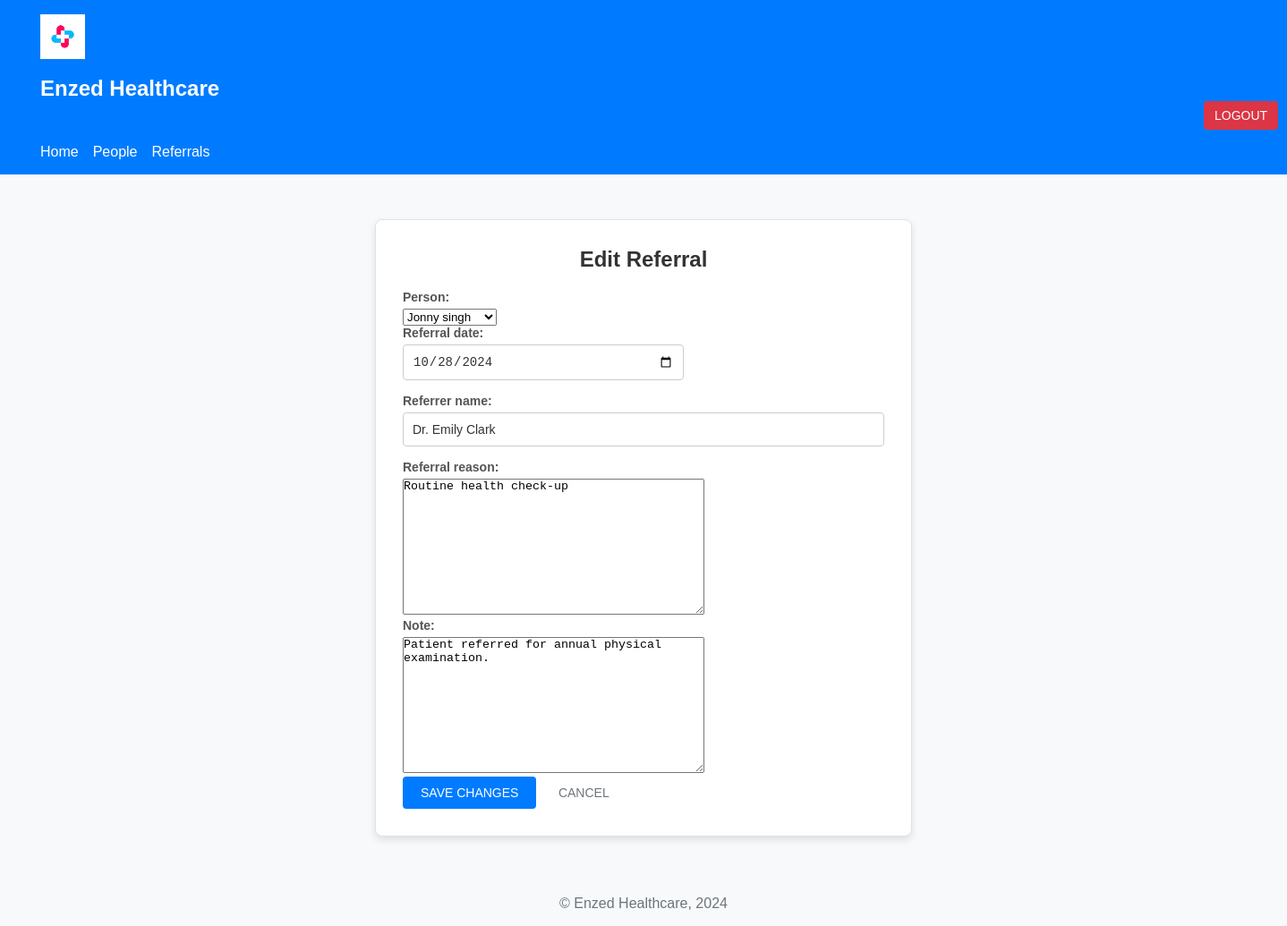
Page /referrals/6/edit/ (signed in) on the committed database.
### referral_system/models.py (models this page shows, shortened)
class Referral(models.Model):
    person = models.ForeignKey(Person, on_delete=models.CASCADE, related_name="referrals")
    referral_date = models.DateField()
    referrer_name = models.CharField(max_length=100)
    referral_reason = models.TextField()
    note = models.TextField()

### referral_system/views.py (the view)
# urls.py: path('referrals/<int:pk>/edit/', views.referral_update, name='referral_edit'),
@login_required
def referral_update(request, pk):
    referral = get_object_or_404(Referral, pk=pk)
    if request.method == "POST":
        form = ReferralForm(request.POST, instance=referral)
        if form.is_valid():
            form.save()
            return redirect("referral_list")
    else:
        form = ReferralForm(instance=referral)
    return render(request, "referral_system/referral_form.html", {"form": form})

### referral_system/forms.py
class ReferralForm(forms.ModelForm):
    class Meta:
        model = Referral
        fields = ['person', 'referral_date', 'referrer_name', 'referral_reason', 'note']
        widgets = {
            'person': forms.Select(attrs={
                'class': 'form-control'
            }),
            'referral_date': forms.DateInput(attrs={
                'type': 'date',
                'placeholder': 'YYYY-MM-DD',
                'class': 'form-control',
                'style': 'width: 314px'
            })
        }

### referral_system/models.py (called while the page is built)
    def __str__(self):
        return f"{self.first_name} {self.last_name}"

### referral_system/templates/referral_system/referral_form.html (shortened to what this page needs)
{% extends "referral_system/base.html" %}
{% block content %}
<div class="econtainer">
    <h2 class="my-4">{% if form.instance.pk %}Edit Referral{% else %}Add Referral{% endif %}</h2>
    <form method="post" class="needs-validation" novalidate>
        {{ form.as_p }}
        <button type="submit" class="btn btn-primary mt-3">
            {% if form.instance.pk %}Save Changes{% else %}Add Referral{% endif %}
        </button>
        <a href="{% url 'referral_list' %}" class="btn btn-secondary mt-3">Cancel</a>
    </form>
</div>
{% endblock %}

### referral_system/static/referral_system/style.css (style rules this page uses)
* { margin: 0; padding: 0; box-sizing: border-box; }
body { font-family: Arial, sans-serif; background-color: #f8f9fa; margin: 0; padding: 0; color: #212529; display: flex; flex-direction: column; min-height: 100vh; }
h2, .login-container h2 { color: #333333; margin-bottom: 20px; }
h2 { font-size: 1.8rem; text-align: center; }
.btn { border: none; border-radius: 4px; font-size: 14px; padding: 8px 12px; text-transform: uppercase; transition: all 0.3s ease; }
.btn-primary { background-color: #007bff; color: white; }
.econtainer { background-color: #ffffff; border: 1px solid #dee2e6; border-radius: 8px; box-shadow: 0 4px 8px rgba(0, 0, 0, 0.1); padding: 30px; max-width: 600px; margin: 50px auto; font-family: Arial, sans-serif; }
.econtainer h2 { text-align: center; color: #333; font-size: 1.5rem; margin-bottom: 20px; }
.econtainer label { display: block; font-size: 14px; color: #555; margin-bottom: 5px; font-weight: bold; }
.econtainer input[type="text"], .econtainer input[type="date"] { width: 100%; padding: 10px; margin-bottom: 15px; border: 1px solid #ccc; border-radius: 4px; font-size: 14px; color: #333; }
.econtainer .btn { padding: 10px 20px; font-size: 14px; border: none; border-radius: 4px; text-transform: uppercase; cursor: pointer; transition: background-color 0.3s ease; }
.econtainer .btn-primary { background-color: #007bff; color: #fff; }
.econtainer .btn-secondary { background-color: transparent; color: #6c757d; text-decoration: none; }

### rows in the picture
Referral: person "Jonny singh", referral_date "10/28/2024", referrer_name "Dr. Emily Clark", referral_reason "Routine health check-up", note "Patient referred for annual physical examination."
